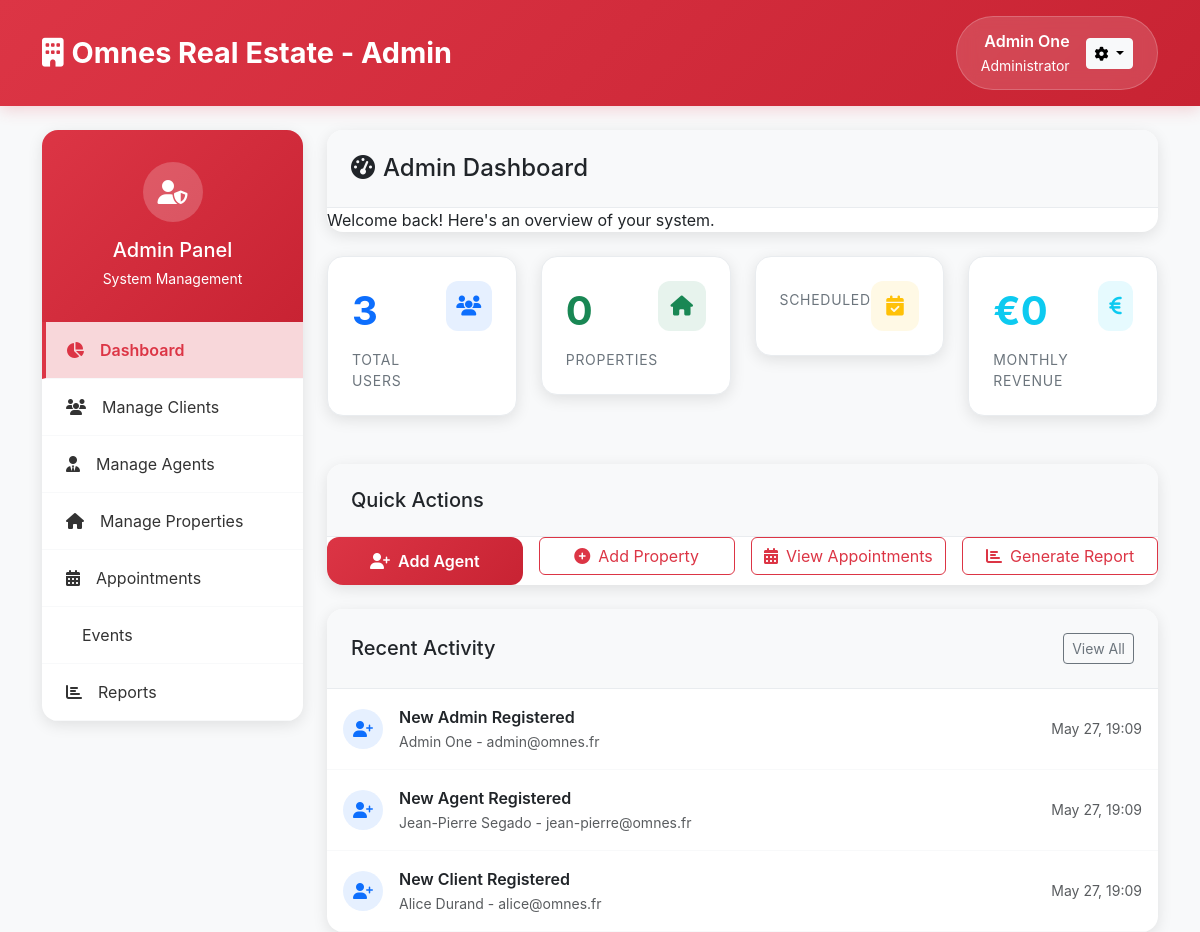
The app's page /src/admin/dashboard.php (signed in) with its own data.
### tables this page shows
CREATE TABLE users (
    id INT AUTO_INCREMENT PRIMARY KEY,
    first_name VARCHAR(50) NOT NULL,
    last_name VARCHAR(50) NOT NULL,
    email VARCHAR(100) NOT NULL UNIQUE,
    password_hash VARCHAR(255) NOT NULL,
    role ENUM('admin', 'client', 'agent') NOT NULL DEFAULT 'client',
    phone VARCHAR(10) NOT NULL,
    created_at TIMESTAMP DEFAULT CURRENT_TIMESTAMP
);

### src/includes/functions.php (called while the page is built, shortened)
<?php
function isLoggedIn() {
    return isset($_SESSION['user_id']) && !empty($_SESSION['user_id']);
}
function getCurrentUser() {
    global $pdo;
    try {
        $stmt = $pdo->prepare("SELECT * FROM users WHERE id = ?");
        $stmt->execute([$_SESSION['user_id']]);
        return $stmt->fetch(PDO::FETCH_ASSOC);
    } catch (Exception $e) {
        error_log("getCurrentUser error: " . $e->getMessage());
        return null;
    }
}
?>

### src/admin/dashboard.php (the view, shortened to what this page needs)
<?php
require_once '../config/database.php';
require_once '../includes/functions.php';
$database = Database::getInstance();
$db = $database->getConnection();
$admin_data = getCurrentUser();
$stats = [
    'total_users' => 0,
    'total_agents' => 0,
    'total_clients' => 0,
    'total_properties' => 0,
    'available_properties' => 0,
    'sold_properties' => 0,
    'total_appointments' => 0,
    'scheduled_appointments' => 0,
    'revenue_this_month' => 0,
    'new_users_this_month' => 0
];
try {
    $user_stats = $db->query("
        SELECT
            COUNT(*) as total_users,
            SUM(CASE WHEN role = 'agent' THEN 1 ELSE 0 END) as total_agents,
            SUM(CASE WHEN role = 'client' THEN 1 ELSE 0 END) as total_clients,
            SUM(CASE WHEN created_at >= DATE_SUB(NOW(), INTERVAL 1 MONTH) THEN 1 ELSE 0 END) as new_users_this_month
        FROM users
    ")->fetch(PDO::FETCH_ASSOC);
    $stats = array_merge($stats, $user_stats);
    $property_stats = $db->query("
        SELECT
            COUNT(*) as total_properties,
            SUM(CASE WHEN status = 'available' THEN 1 ELSE 0 END) as available_properties,
            SUM(CASE WHEN status = 'sold' THEN 1 ELSE 0 END) as sold_properties,
            SUM(CASE WHEN status = 'sold' AND MONTH(updated_at) = MONTH(CURRENT_DATE()) THEN price ELSE 0 END) as revenue_this_month
        FROM properties
    ")->fetch(PDO::FETCH_ASSOC);
    $stats = array_merge($stats, $property_stats);
    $appointment_stats = $db->query("
        SELECT
            COUNT(*) as total_appointments,
            SUM(CASE WHEN status = 'scheduled' AND appointment_date >= NOW() THEN 1 ELSE 0 END) as scheduled_appointments
        FROM appointments
    ")->fetch(PDO::FETCH_ASSOC);
    $stats = array_merge($stats, $appointment_stats);
} catch (Exception $e) {
    error_log("Admin stats error: " . $e->getMessage());
}
$recent_activities = [];
try {
    $recent_users = $db->query("
        SELECT u.*, 'new_user' as activity_type, u.created_at as activity_date
        FROM users u
        ORDER BY u.created_at DESC
        LIMIT 5
    ")->fetchAll(PDO::FETCH_ASSOC);
    $recent_properties = $db->query("
        SELECT p.*, u.first_name, u.last_name, 'new_property' as activity_type, p.created_at as activity_date
        FROM properties p
        JOIN users u ON p.agent_id = u.id
        ORDER BY p.created_at DESC
        LIMIT 5
    ")->fetchAll(PDO::FETCH_ASSOC);
    $recent_appointments = $db->query("
        SELECT a.*, p.title as property_title,
               CONCAT(agent.first_name, ' ', agent.last_name) as agent_name,
               CONCAT(client.first_name, ' ', client.last_name) as client_name,
               'new_appointment' as activity_type, a.created_at as activity_date
        FROM appointments a
        JOIN properties p ON a.property_id = p.id
        JOIN users agent ON a.agent_id = agent.id
        JOIN users client ON a.client_id = client.id
        ORDER BY a.created_at DESC
        LIMIT 5
    ")->fetchAll(PDO::FETCH_ASSOC);
    $recent_activities = array_merge($recent_users, $recent_properties, $recent_appointments);
    usort($recent_activities, function($a, $b) {
        return strtotime($b['activity_date']) - strtotime($a['activity_date']);
    });
    $recent_activities = array_slice($recent_activities, 0, 10);
} catch (Exception $e) {
    error_log("Recent activities error: " . $e->getMessage());
}
?>
<!DOCTYPE html>
<html lang="en">
<head>
    <link href="https://cdnjs.cloudflare.com/ajax/libs/bootstrap/5.3.0/css/bootstrap.min.css" rel="stylesheet">
    <link href="https://cdnjs.cloudflare.com/ajax/libs/font-awesome/6.4.0/css/all.min.css" rel="stylesheet">
</head>
<body>
    <header class="admin-header">
        <div class="container">
            <div class="row align-items-center">
                <div class="col-md-6">
                    <a href="../pages/home.php" class="brand-logo">
                        <i class="fas fa-building me-2"></i>Omnes Real Estate - Admin
                    </a>
                </div>
                <div class="col-md-6 text-end">
                    <div class="admin-profile d-inline-flex align-items-center">
                        <div class="me-3">
                            <div class="fw-semibold"><?= htmlspecialchars($admin_data['first_name'] . ' ' . $admin_data['last_name']) ?></div>
                            <small>Administrator</small>
                        </div>
                        <div class="dropdown">
                            <button class="btn btn-light btn-sm dropdown-toggle" data-bs-toggle="dropdown">
                                <i class="fas fa-cog"></i>
                            </button>
                        </div>
                    </div>
                </div>
            </div>
        </div>
    </header>
    <div class="container mt-4">
        <div class="row">
            <div class="col-lg-3 mb-4">
                <div class="admin-sidebar">
                    <div class="sidebar-header">
                        <div class="admin-avatar mx-auto mb-3" style="width: 60px; height: 60px; background: rgba(255,255,255,0.2); border-radius: 50%; display: flex; align-items: center; justify-content: center; font-size: 1.5rem;">
                            <i class="fas fa-user-shield"></i>
                        </div>
                        <h5 class="mb-1">Admin Panel</h5>
                        <small>System Management</small>
                    </div>
                    <nav class="nav flex-column">
                        <a href="dashboard.php" class="nav-link-admin active">
                            <i class="fas fa-chart-pie me-3"></i>Dashboard
                        </a>
                        <a href="manage_clients.php" class="nav-link-admin">
                            <i class="fas fa-users me-3"></i>Manage Clients
                        </a>
                        <a href="manage_agents.php" class="nav-link-admin">
                            <i class="fas fa-user-tie me-3"></i>Manage Agents
                        </a>
                        <a href="manage_properties.php" class="nav-link-admin">
                            <i class="fas fa-home me-3"></i>Manage Properties
                        </a>
                        <a href="manage_appointments.php" class="nav-link-admin">
                            <i class="fas fa-calendar-alt me-3"></i>Appointments
                        </a>
                        <a href="events.php" class="nav-link-admin">
                            <i class="fas fa-calendar-star me-3"></i>Events
                        </a>
                        <a href="reports.php" class="nav-link-admin">
                            <i class="fas fa-chart-bar me-3"></i>Reports
                        </a>
                    </nav>
                </div>
            </div>
            <div class="col-lg-9">
                <div class="content-card mb-4">
                    <div class="content-card-header">
                        <h1 class="h4 mb-0">
                            <i class="fas fa-tachometer-alt me-2"></i>Admin Dashboard
                        </h1>
                    </div>
                    <div class="card-body">
                        <p class="mb-0">Welcome back! Here's an overview of your system.</p>
                    </div>
                </div>
                <div class="row mb-4">
                    <div class="col-xl-3 col-md-6 mb-4">
                        <div class="stats-card">
                            <div class="d-flex justify-content-between align-items-start">
                                <div>
                                    <div class="stats-value text-primary"><?= $stats['total_users'] ?></div>
                                    <div class="stats-label">Total Users</div>
                                </div>
                                <div class="stats-icon bg-primary bg-opacity-10 text-primary">
                                    <i class="fas fa-users"></i>
                                </div>
                            </div>
                        </div>
                    </div>
                    <div class="col-xl-3 col-md-6 mb-4">
                        <div class="stats-card">
                            <div class="d-flex justify-content-between align-items-start">
                                <div>
                                    <div class="stats-value text-success"><?= $stats['total_properties'] ?></div>
                                    <div class="stats-label">Properties</div>
                                </div>
                                <div class="stats-icon bg-success bg-opacity-10 text-success">
                                    <i class="fas fa-home"></i>
                                </div>
                            </div>
                        </div>
                    </div>
                    <div class="col-xl-3 col-md-6 mb-4">
                        <div class="stats-card">
                            <div class="d-flex justify-content-between align-items-start">
                                <div>
                                    <div class="stats-label">Scheduled</div>
                                </div>
                                <div class="stats-icon bg-warning bg-opacity-10 text-warning">
                                    <i class="fas fa-calendar-check"></i>
                                </div>
                            </div>
                        </div>
                    </div>
                    <div class="col-xl-3 col-md-6 mb-4">
                        <div class="stats-card">
                            <div class="d-flex justify-content-between align-items-start">
                                <div>
                                    <div class="stats-value text-info">€<?= number_format($stats['revenue_this_month'], 0, ',', ' ') ?></div>
                                    <div class="stats-label">Monthly Revenue</div>
                                </div>
                                <div class="stats-icon bg-info bg-opacity-10 text-info">
                                    <i class="fas fa-euro-sign"></i>
                                </div>
                            </div>
                        </div>
                    </div>
                </div>
                <div class="content-card mb-4">
                    <div class="content-card-header">
                        <h5 class="mb-0">Quick Actions</h5>
                    </div>
                    <div class="card-body">
                        <div class="row g-3">
                            <div class="col-md-3">
                                <a href="add_agent.php" class="btn btn-admin-primary w-100">
                                    <i class="fas fa-user-plus me-2"></i>Add Agent
                                </a>
                            </div>
                            <div class="col-md-3">
                                <a href="add_property.php" class="btn btn-outline-danger w-100">
                                    <i class="fas fa-plus-circle me-2"></i>Add Property
                                </a>
                            </div>
                            <div class="col-md-3">
                                <a href="manage_appointments.php" class="btn btn-outline-danger w-100">
                                    <i class="fas fa-calendar-alt me-2"></i>View Appointments
                                </a>
                            </div>
                            <div class="col-md-3">
                                <a href="reports.php" class="btn btn-outline-danger w-100">
                                    <i class="fas fa-chart-bar me-2"></i>Generate Report
                                </a>
                            </div>
                        </div>
                    </div>
                </div>
                <div class="content-card">
                    <div class="content-card-header d-flex justify-content-between align-items-center">
                        <h5 class="mb-0">Recent Activity</h5>
                        <a href="activity_log.php" class="btn btn-sm btn-outline-secondary">View All</a>
                    </div>
                    <div class="card-body p-0">
                        <?php foreach ($recent_activities as $activity): ?>
                            <div class="activity-item d-flex align-items-center">
                                <?php if ($activity['activity_type'] === 'new_user'): ?>
                                    <div class="activity-icon bg-primary bg-opacity-10 text-primary me-3">
                                        <i class="fas fa-user-plus"></i>
                                    </div>
                                    <div class="flex-grow-1">
                                        <div class="fw-semibold">New <?= ucfirst($activity['role']) ?> Registered</div>
                                        <small class="text-muted"><?= htmlspecialchars($activity['first_name'] . ' ' . $activity['last_name']) ?> - <?= $activity['email'] ?></small>
                                    </div>
                                <?php endif; ?>
                                <div class="text-muted small">
                                    <?= date('M d, H:i', strtotime($activity['activity_date'])) ?>
                                </div>
                            </div>
                        <?php endforeach; ?>
                    </div>
                </div>
            </div>
        </div>
    </div>
</body>
</html>

### records on screen
users: first_name+last_name "Admin One", role "Admin", email "admin@omnes.fr", created_at "May 27, 19:09"
users: role "Agent", first_name+last_name "Jean-Pierre Segado", email "jean-pierre@omnes.fr", created_at "May 27, 19:09"
users: role "Client", first_name+last_name "Alice Durand", email "alice@omnes.fr", created_at "May 27, 19:09"

### other values on screen
$stats['total_users'] "3"
$stats['total_properties'] "0"
$stats['revenue_this_month'] "0"
